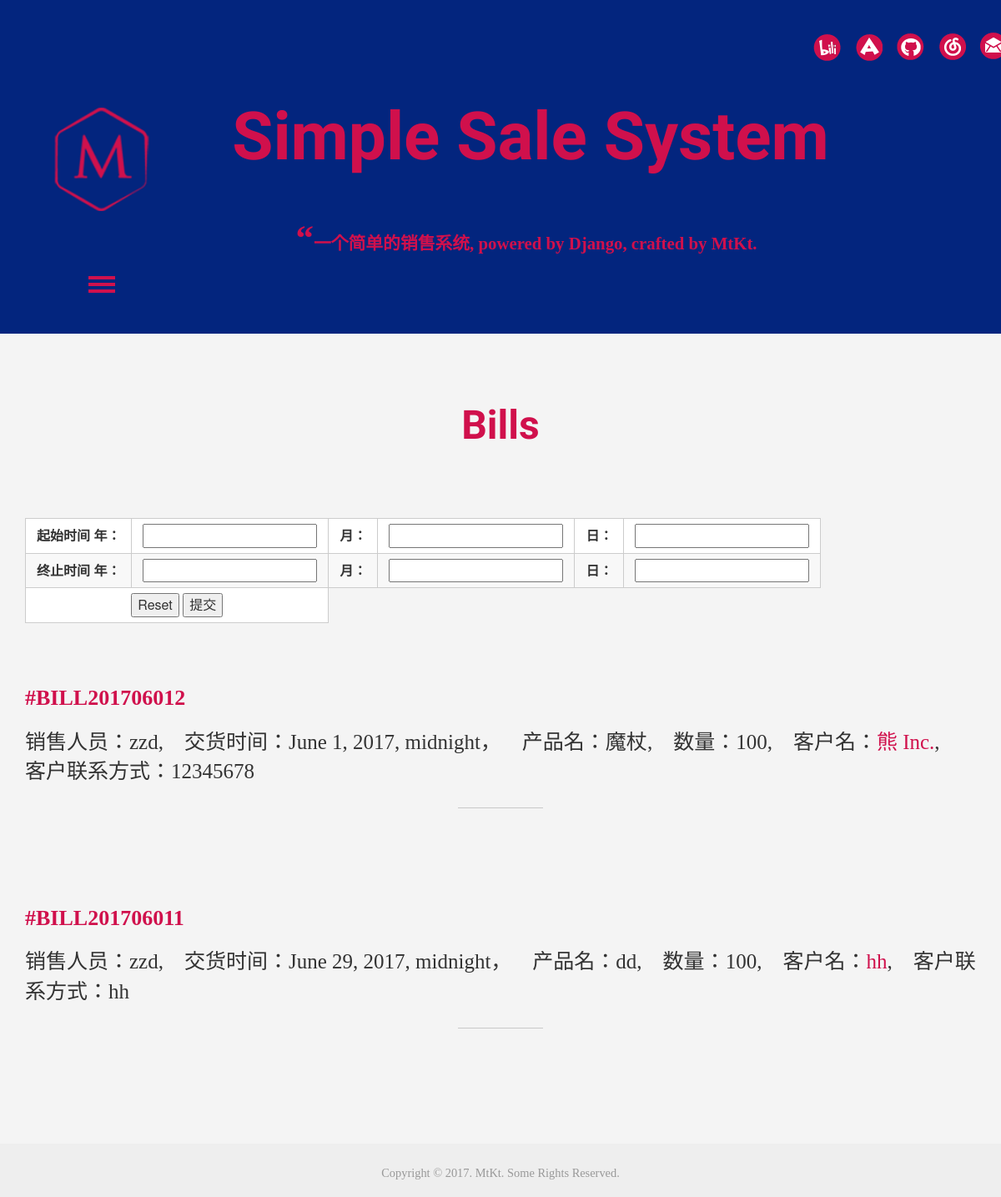
/bills/, run on an earlier commit of the app's database.
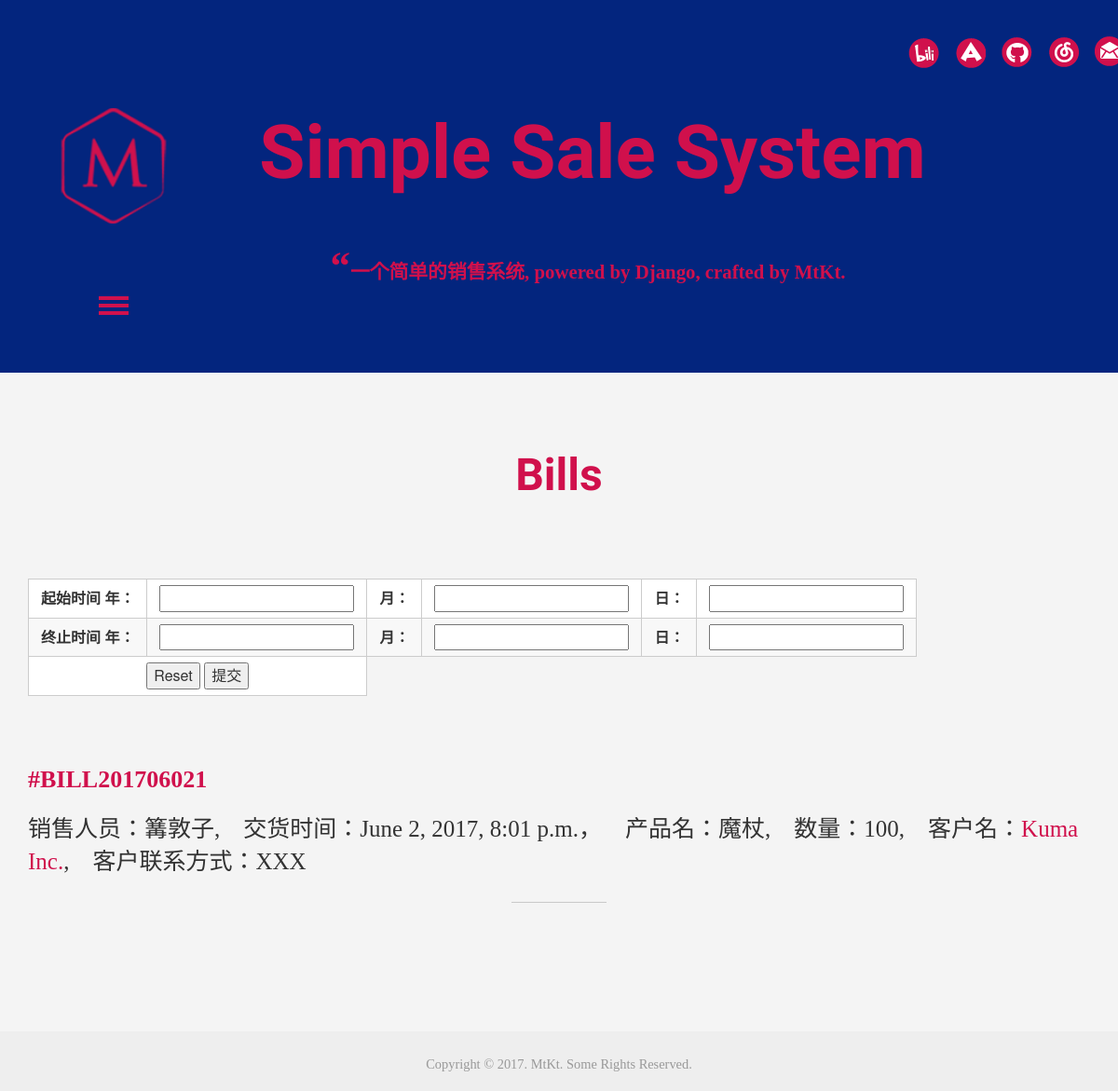
And on a later commit of the database.
### i_m/models.py (models this page shows, shortened)
class Bill(models.Model):
    STATUS = {
        0:u'已审阅',
        1:u'草稿'
    }
    sales_name = models.ForeignKey(Staff, verbose_name=u'销售人员', on_delete=models.CASCADE)
    company_name = models.ForeignKey(Company, verbose_name=u'公司', on_delete=models.CASCADE)
    create_time = models.DateTimeField('创建时间', auto_now_add=True)
    deliver_time = models.DateTimeField('交货时间', auto_now_add=False)
    bill_status = models.IntegerField('单证状态', default=0, choices=STATUS.items())
    product_name = models.CharField('货物名称', max_length = 40)
    quantity = models.IntegerField('需求数量')
    '''def save(self, *args, **kwargs):
        self.company_id = 'BILL'+str(self.create_time)+str(self.pk)
        super().save(*args, **kwargs)'''
    def get_absolute_url(self):
        return reverse('i_m:bill', kwargs={'bill_id': self.id})

class Staff(models.Model):
    user = models.OneToOneField(User, on_delete=models.CASCADE)
    name = models.CharField('姓名',max_length = 40)
    department = models.CharField('部门',max_length = 40)
    position = models.CharField('职位',max_length = 40)
    tel = models.CharField('联系方式',max_length = 40)
    create_time = models.DateTimeField('入职时间', auto_now_add=True)
    '''def save(self, *args, **kwargs):
        self.staff_id = 'STF'+self.pk
        super().save(*args, **kwargs)'''
    def __str__(self):
        return self.name

class Company(models.Model):
    LEVEL = {
        0:u'A',
        1:u'B',
        2:u'C'
    }
    name = models.CharField('名称',max_length = 40)
    contact = models.CharField('负责人',max_length = 40)
    area = models.CharField('地区',max_length = 40)
    tel = models.CharField('联系方式',max_length = 40)
    create_time = models.DateTimeField('录入时间', auto_now_add=True)
    level = models.IntegerField('客户等级', default=0, choices=LEVEL.items())
    '''def save(self, *args, **kwargs):
        self.company_id = 'CSTMR'+self.create_time
        super().save(*args, **kwargs)'''
    def get_absolute_url(self):
        return reverse('i_m:company', kwargs={'company_id': self.id})

### i_m/views.py (the view, shortened to what this page needs)
# urls.py: url(r'^bills/$', views.bills, name = 'bills'),
def bills(request):
    bills_list = Bill.objects.filter(bill_status=0).order_by("-create_time")
    context=dict()
    context['bills_list'] = bills_list
    return render(request,"i_m/bills.html",context)

### i_m/templates/i_m/bills.html (shortened to what this page needs)
{% extends 'i_m/base.html'%}
{%  block content %}
<div id="about" class="about">
   <div class="container">
     <div class="about-top">
     <h3>Bills</h3>
       </div>
     </div>
   </div>
<div class="container">
<div id=form1>
<form action="/bills" method="get" >
    <table>
        <tr>
            <td><label for="txtname">起始时间 年：</label></td>
            <td><input type="text" id="query" name="year_from" /></td>
            <td><label for="txtname">月：</label></td>
            <td><input type="text" id="query" name="month_from" /></td>
            <td><label for="txtname">日：</label></td>
            <td><input type="text" id="query" name="day_from" /></td>
        </tr>
        <tr>
            <td><label for="txtname">终止时间 年：</label></td>
            <td><input type="text" id="query" name="year_to" /></td>
            <td><label for="txtname">月：</label></td>
            <td><input type="text" id="query" name="month_to" /></td>
            <td><label for="txtname">日：</label></td>
            <td><input type="text" id="query" name="day_to" /></td>
        </tr>
        <tr>
            <td colspan=2>
                <input type="reset" />
                <input type="submit" value="提交"/>
            </td>
        </tr>
    </table>
</form>
</div>
<br><br>
{% for bill in bills_list %}
    {% autoescape off %}
      <article>
        <header>
          <h5 class="title-link">
            <div style="color: #D0104C;">
            <a href="{{bill.get_absolute_url }}"><b>#BILL{{bill.create_time|date:"Ymd" }}{{bill.id}}</b></a>
          </h5>
          <p>销售人员：{{bill.sales_name}},&emsp;交货时间：{{bill.deliver_time}}，&emsp;产品名：{{bill.product_name}},&emsp;数量：{{bill.quantity}},&emsp;客户名：<a href="{{bill.company_name.get_absolute_url }}">{{bill.company_name.name}}</a>,&emsp;客户联系方式：{{bill.company_name.tel}}
          <i class="strp"></i>
          </p>
        <br>
      </article>
    {% endautoescape %}
{% endfor %}
</div>
{%  endblock %}

### i_m/templates/i_m/base.html (shortened to what this page needs)
{% load static %}
<!DOCTYPE HTML>
<html>
<head>
<link href="{% static 'article/css/bootstrap.css' %}" rel='stylesheet' type='text/css' />
<link href="{% static 'article/css/style.css' %}" rel='stylesheet' type='text/css' />
<link rel="stylesheet" href="{% static 'article/css/lightbox.css' %}"/>
<link rel="stylesheet" type="text/css" href="{% static 'article/css/md5.css' %}"/>
</head>
<body>
<div id="home" class="banner">
	  <div class="banner-info">
	  <h2>Simple Sale System</h2><br/><p>一个简单的销售系统, powered by Django, crafted by MtKt. <br/></p>
     </div>
	 <div class="side-menu">
		 <div class="logo">
			 <h1><a href="/">&nbsp;&nbsp;&nbsp;&nbsp;&nbsp;&nbsp;&nbsp;&nbsp;&nbsp;&nbsp;&nbsp;</a></h1>
		 </div>
		 <div class="top-menu">
			<span class="menu"><img src="../../static/article/images/menu.png" alt=""></span>
		 </div>
	 </div>
	 <div class="container">
		 <div class="copy-rights">
				<ul>
					<li><a href="http://space.bilibili.com/2025978/"><span class="fa"> </span></a></li>
					<li><a href="http://www.acfun.cn/u/916384.aspx#page=1"><span class="tw"> </span></a></li>
					<li><a href="https://github.com/MtKt"><span class="g"> </span></a></li>
					<li><a href="http://music.163.com/#/user/home?id=258549488"><span class="in"> </span></a></li>
					<li><a href="mailto:i@metakata.one"><span class="pin"></span></a></li>
				</ul>
		 </div>
	 </div>
</div>
{% block content %}
{% endblock %}
<div class="footer">
		 <div class="copywrite">
		   <p>Copyright &copy; 2017. MtKt. Some Rights Reserved.</p>
		 </div>
	 </div>
</body>
</html>

### i_m/static/article/css/style.css (style rules this page uses)
h4, h5, h6, h1, h2, h3 { margin: 0; }
ul, ol { margin: 0; padding:0; }
p { margin: 0; }
html, body { font-size: 100%; background: #F4F4F4; overflow-x:hidden; }
body a { transition:0.5s all; -webkit-transition:0.5s all; -moz-transition:0.5s all; -o-transition:0.5s all; -ms-transition:0.5s all; text-decoration:none; }
.banner { background:#03257e; background-size:cover; min-height:416px; padding-left: 4em; position:relative; }
.banner-info { position:absolute; left:23%; top: 25%; text-align: center; width: 54%; font-family: 'Fugaz One', cursive; }
.banner-info h2 { font-size:5em; font-family: 'Fugaz One', cursive; color:#D0104C; }
.banner-info p:before { content:"\201C"; font-size:43px; margin-left:-10px; font-family:georgia,serif; color:#D0104C; }
.banner-info p { font-size:1.3em; line-height:1.7em; width:90%; margin:0.8em auto; color:#D0104C; font-family:Helvitica,'ヒラギノ角ゴ Pro','冬青黑简体中文'; font-weight:bold; }
.logo a { background: url(../images/Logo.png) no-repeat center; background-size:100%; padding: 2em 0.4em; display: inline-block; color: #DDD; font-size: 35px; text-decoration:none; }
span.menu { display: block; padding:1.15em 0; cursor: pointer; color: #D0104C; font-weight: 700; position: relative; }
.top-menu { width: 100%; display:inline-block; text-align:center; }
.side-menu { position:fixed; top:5%; left: 5%; z-index: 1; }
.copy-rights { float:right; margin-top:2em; }
.copy-rights ul li { padding: 0em; list-style:none; display:inline-block; }
.copy-rights ul li a { display:inline-block; margin: 0em 0.4em 0.5em 0em; }
.copy-rights ul li a span.fa { background-position: -3px 0px; }
.copy-rights ul li a span.tw { background-position: -43px 0px; }
.copy-rights ul li a span.g { background-position:-89px -1px; }
.copy-rights ul li span.in { background-position: -132px -1px; }
.copy-rights ul li a span.pin { background-position:-178px -2px; }
.copy-rights ul li span { background:url(../images/ftr-icons.png)no-repeat; width:34px; height:36px; display:block; }
.about { padding:4em 0; }
.about-top { text-align:center; }
.about-top h3 { color:#d0104c; font-size:3em; font-family: 'Fugaz One', cursive; }
i.strp { display:block; background:#C9C9C9; margin:1em auto 3em auto; width:9%; height:1px; }
.footer { background:#eee; padding:1em; }
.copywrite { text-align:center; padding-top:6px; }
.copywrite p, .copywrite p a { color: #999; font-size:0.9em; }
@media (max-width: 1440px) { .banner-info { left: 22%; width: 58%; } }
@media (max-width: 1366px) { .banner-info { left: 20%; width: 66%; } }
@media (max-width: 1366px) { .banner { min-height: 450px; } }
@media (max-width: 1280px) { .banner { min-height: 400px; } }

### i_m/static/article/css/lightbox.css (style rules this page uses)
body:after { content: url(../images/close.png)url(../images/prev.png) url(../images/next.png); display: none; }

### i_m/static/article/css/md5.css (style rules this page uses)
body > *:first-child { margin-top: 0 !important; }
a { color: #D0104C; }
h1 { font-family: 'Fugaz One','方正粗倩简体','华文中宋','宋体','冬青黑简体中文','黑体',Heiti; text-align:center; padding: 0; font-weight: bold; -webkit-font-smoothing: antialiased; cursor: text; position: relative; margin: 30px 0 30px; }
h2, h3, h4, h5, h6 { margin: 20px 0 20px; padding: 0; font-weight: bold; -webkit-font-smoothing: antialiased; cursor: text; position: relative; }
h1 { font-size: 38px; color: black; }
h2 { font-size: 30px; color: black; font-family: Palatino,Georgia,Cambria,'宋体-简','华文中宋','宋体',serif; }
h3 { font-size: 28px; font-family: Palatino,Georgia,Cambria,'宋体-简','华文中宋','宋体',Serif; }
h5 { font-size: 26px; font-family: Palatino,Georgia,Cambria,'宋体-简','华文中宋','宋体',Serif; }
p, blockquote, ul, ol, dl, li { font-size: 25px; margin: 3px 0; font-family: Palatino,Georgia,Cambria,'宋体-简','华文中宋','宋体',Serif; }
ul, ol { padding-left: 30px; }
ul :first-child, ol :first-child { margin-top: 0; }
ul :last-child, ol :last-child { margin-bottom: 0; }
table { padding: 0; }
table tr { border-top: 1px solid #cccccc; background-color: white; margin: 0; padding: 0; }
table tr:nth-child(2n) { background-color: #f8f8f8; }
table tr td { border: 1px solid #cccccc; text-align: center; margin: 0; padding: 6px 13px; }
table tr th :first-child, table tr td :first-child { margin-top: 0; }
table tr th :last-child, table tr td :last-child { margin-bottom: 0; }
img { max-width: 100%; }

### i_m/templates/i_m/bills.html (style rules this page uses)
form { text-align:center; }
table { text-align:center; }

What changed in the data, as far as the page shows it:
removed Bill: create_time "20170601", id "2", sales_name "zzd", deliver_time "June 1, 2017, midnight", product_name "魔杖", quantity "100", company_name.name "熊 Inc.", company_name.tel "12345678"
changed Bill id 1: create_time "20170601" → "20170602"; sales_name "zzd" → "篝敦子"; deliver_time "June 29, 2017, midnight" → "June 2, 2017, 8:01 p.m."; product_name "dd" → "魔杖"; company_name.name "hh" → "Kuma Inc."; company_name.tel "hh" → "XXX"
